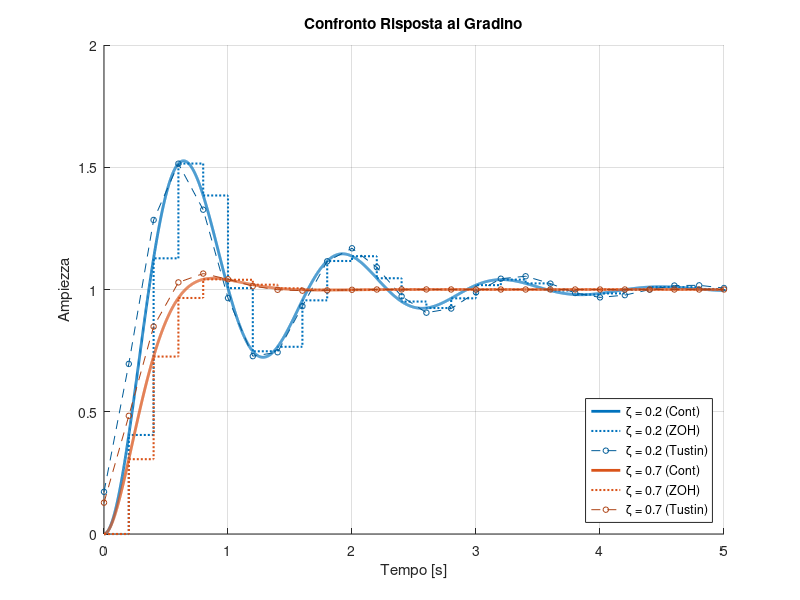
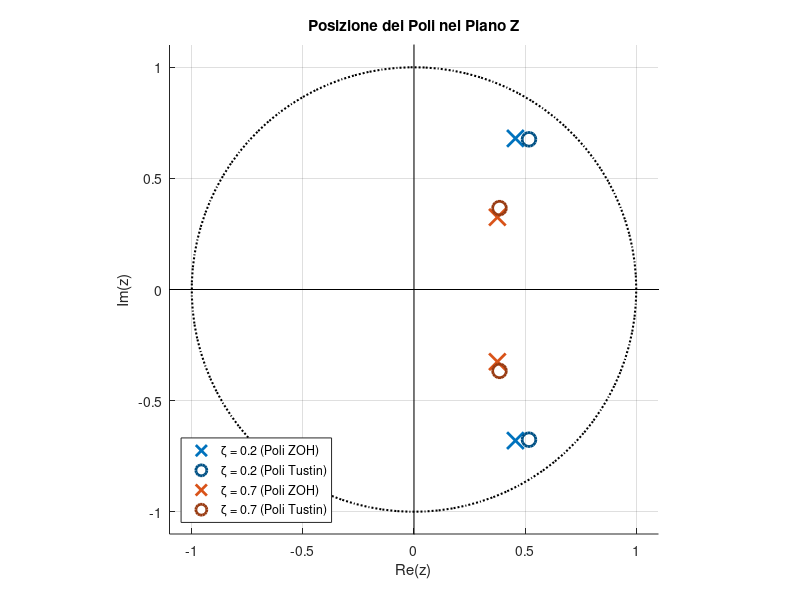

MATLAB code for these plots, in order:
% Analisi Discretizzazione - Figure Separate
clear; clc; close all;

% Parametri
wn = 5;                     
Ts = 0.2;                   
t_final = 5;
t_cont = 0:0.001:t_final;   
zetas = [0.2, 0.7];         
colors = lines(length(zetas));

% --- FIGURA 1: RISPOSTA NEL TEMPO ---
figure(1);
set(gcf, 'Color', 'w', 'Name', 'Risposta Temporale: Cont vs ZOH vs Tustin');
hold on; grid on;

for i = 1:length(zetas)
    z = zetas(i);
    sys_c = tf(wn^2, [1, 2*z*wn, wn^2]);
    
    % 1. Continuo
    [y_c, t_c] = step(sys_c, t_cont);
    plot(t_c, y_c, 'Color', colors(i,:), 'LineWidth', 2, ...
        'DisplayName', ['\zeta = ', num2str(z), ' (Cont)']);
    
    % 2. ZOH (Zero-Order Hold) - Rappresenta l'hardware reale
    sys_zoh = c2d(sys_c, Ts, 'zoh');
    [y_zoh, t_zoh] = step(sys_zoh, t_final);
    stairs(t_zoh, y_zoh, ':', 'Color', colors(i,:), 'LineWidth', 1.5, ...
        'DisplayName', ['\zeta = ', num2str(z), ' (ZOH)']);
    
    % 3. Tustin (Bilineare) - Rappresenta l'approssimazione numerica
    sys_tus = c2d(sys_c, Ts, 'tustin');
    [y_tus, t_tus] = step(sys_tus, t_final);
    plot(t_tus, y_tus, '--o', 'Color', colors(i,:)*0.8, 'MarkerSize', 4, ...
        'DisplayName', ['\zeta = ', num2str(z), ' (Tustin)']);
end

xlabel('Tempo [s]'); ylabel('Ampiezza');
title('Confronto Risposta al Gradino');
legend('Location', 'southeast');

% --- FIGURA 2: PIANO Z (MAPPA POLI) ---
figure(2);
set(gcf, 'Color', 'w', 'Name', 'Mappa Poli: Piano Z');
hold on; grid on; axis equal;

% Disegno del cerchio unitario
th = linspace(0, 2*pi, 100);
plot(cos(th), sin(th), 'k:', 'LineWidth', 1.5, 'HandleVisibility', 'off');
line([-1.2 1.2], [0 0], 'Color', 'k', 'HandleVisibility', 'off');
line([0 0], [-1.2 1.2], 'Color', 'k', 'HandleVisibility', 'off');

for i = 1:length(zetas)
    z = zetas(i);
    sys_c = tf(wn^2, [1, 2*z*wn, wn^2]);
    
    % Poli ZOH: z = exp(s*Ts)
    p_zoh = pole(c2d(sys_c, Ts, 'zoh'));
    plot(real(p_zoh), imag(p_zoh), 'x', 'Color', colors(i,:), 'MarkerSize', 12, ...
        'LineWidth', 2, 'DisplayName', ['\zeta = ', num2str(z), ' (Poli ZOH)']);
    
    % Poli Tustin: mappatura bilineare
    p_tus = pole(c2d(sys_c, Ts, 'tustin'));
    plot(real(p_tus), imag(p_tus), 'o', 'Color', colors(i,:)*0.7, 'MarkerSize', 10, ...
        'LineWidth', 2, 'DisplayName', ['\zeta = ', num2str(z), ' (Poli Tustin)']);
end

xlabel('Re(z)'); ylabel('Im(z)');
title('Posizione dei Poli nel Piano Z');
legend('Location', 'southwest');
xlim([-1.1 1.1]); ylim([-1.1 1.1]);
